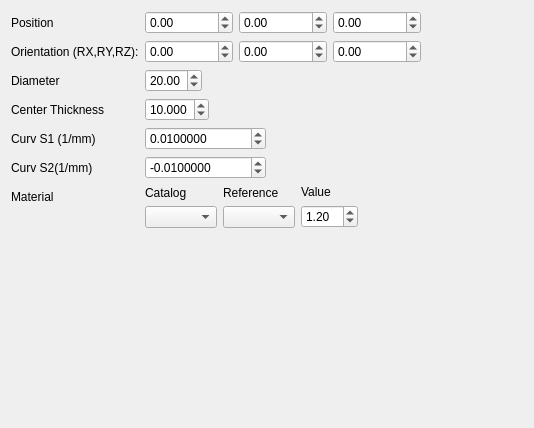
<?xml version="1.0" encoding="UTF-8"?>
<ui version="4.0">
 <class>Dialog</class>
 <widget class="QDialog" name="Dialog">
  <property name="geometry">
   <rect>
    <x>0</x>
    <y>0</y>
    <width>534</width>
    <height>428</height>
   </rect>
  </property>
  <property name="windowTitle">
   <string>Spherical Lens</string>
  </property>
  <layout class="QVBoxLayout" name="verticalLayout">
   <item>
    <layout class="QFormLayout" name="formLayout">
     <property name="sizeConstraint">
      <enum>QLayout::SetMaximumSize</enum>
     </property>
     <property name="fieldGrowthPolicy">
      <enum>QFormLayout::ExpandingFieldsGrow</enum>
     </property>
     <item row="2" column="0">
      <widget class="QLabel" name="label_2">
       <property name="text">
        <string>Diameter</string>
       </property>
      </widget>
     </item>
     <item row="2" column="1">
      <widget class="QDoubleSpinBox" name="D">
       <property name="value">
        <double>20.000000000000000</double>
       </property>
      </widget>
     </item>
     <item row="3" column="0">
      <widget class="QLabel" name="label">
       <property name="text">
        <string>Center Thickness</string>
       </property>
      </widget>
     </item>
     <item row="3" column="1">
      <widget class="QDoubleSpinBox" name="CT">
       <property name="decimals">
        <number>3</number>
       </property>
       <property name="value">
        <double>10.000000000000000</double>
       </property>
      </widget>
     </item>
     <item row="4" column="0">
      <widget class="QLabel" name="label_3">
       <property name="text">
        <string>Curv S1 (1/mm)</string>
       </property>
      </widget>
     </item>
     <item row="4" column="1">
      <widget class="QDoubleSpinBox" name="CS1">
       <property name="decimals">
        <number>7</number>
       </property>
       <property name="minimum">
        <double>-100000.000000000000000</double>
       </property>
       <property name="maximum">
        <double>100000.000000000000000</double>
       </property>
       <property name="value">
        <double>0.010000000000000</double>
       </property>
      </widget>
     </item>
     <item row="5" column="0">
      <widget class="QLabel" name="label_4">
       <property name="text">
        <string>Curv S2(1/mm)</string>
       </property>
      </widget>
     </item>
     <item row="5" column="1">
      <widget class="QDoubleSpinBox" name="CS2">
       <property name="decimals">
        <number>7</number>
       </property>
       <property name="minimum">
        <double>-100000.000000000000000</double>
       </property>
       <property name="maximum">
        <double>100000.000000000000000</double>
       </property>
       <property name="value">
        <double>-0.010000000000000</double>
       </property>
      </widget>
     </item>
     <item row="6" column="0">
      <widget class="QLabel" name="label_5">
       <property name="text">
        <string>Material</string>
       </property>
      </widget>
     </item>
     <item row="6" column="1">
      <layout class="QHBoxLayout" name="horizontalLayout_2">
       <item>
        <layout class="QVBoxLayout" name="verticalLayout_4">
         <item>
          <widget class="QLabel" name="label_8">
           <property name="text">
            <string>Catalog</string>
           </property>
          </widget>
         </item>
         <item>
          <widget class="QComboBox" name="Catalog"/>
         </item>
        </layout>
       </item>
       <item>
        <layout class="QVBoxLayout" name="verticalLayout_5">
         <item>
          <widget class="QLabel" name="label_9">
           <property name="text">
            <string>Reference</string>
           </property>
          </widget>
         </item>
         <item>
          <widget class="QComboBox" name="Reference"/>
         </item>
        </layout>
       </item>
       <item>
        <layout class="QVBoxLayout" name="verticalLayout_2">
         <item>
          <widget class="QLabel" name="label_6">
           <property name="text">
            <string>Value</string>
           </property>
          </widget>
         </item>
         <item>
          <widget class="QDoubleSpinBox" name="Value">
           <property name="minimum">
            <double>1.000000000000000</double>
           </property>
           <property name="singleStep">
            <double>0.100000000000000</double>
           </property>
           <property name="value">
            <double>1.200000000000000</double>
           </property>
          </widget>
         </item>
        </layout>
       </item>
      </layout>
     </item>
     <item row="1" column="0">
      <widget class="QLabel" name="label_7">
       <property name="text">
        <string>Orientation (RX,RY,RZ):</string>
       </property>
      </widget>
     </item>
     <item row="0" column="0">
      <widget class="QLabel" name="label_10">
       <property name="text">
        <string>Position</string>
       </property>
      </widget>
     </item>
     <item row="0" column="1">
      <layout class="QHBoxLayout" name="horizontalLayout_3">
       <item>
        <widget class="QDoubleSpinBox" name="Xpos">
         <property name="minimum">
          <double>-1000000.000000000000000</double>
         </property>
         <property name="maximum">
          <double>1000000.000000000000000</double>
         </property>
        </widget>
       </item>
       <item>
        <widget class="QDoubleSpinBox" name="Ypos">
         <property name="minimum">
          <double>-1000000.000000000000000</double>
         </property>
         <property name="maximum">
          <double>1000000.000000000000000</double>
         </property>
        </widget>
       </item>
       <item>
        <widget class="QDoubleSpinBox" name="Zpos">
         <property name="minimum">
          <double>-1000000.000000000000000</double>
         </property>
         <property name="maximum">
          <double>1000000.000000000000000</double>
         </property>
        </widget>
       </item>
      </layout>
     </item>
     <item row="1" column="1">
      <layout class="QHBoxLayout" name="horizontalLayout">
       <item>
        <widget class="QDoubleSpinBox" name="Xrot">
         <property name="minimum">
          <double>-1000000.000000000000000</double>
         </property>
         <property name="maximum">
          <double>1000000.000000000000000</double>
         </property>
        </widget>
       </item>
       <item>
        <widget class="QDoubleSpinBox" name="Yrot">
         <property name="minimum">
          <double>-1000000.000000000000000</double>
         </property>
         <property name="maximum">
          <double>1000000.000000000000000</double>
         </property>
         <property name="value">
          <double>0.000000000000000</double>
         </property>
        </widget>
       </item>
       <item>
        <widget class="QDoubleSpinBox" name="Zrot">
         <property name="minimum">
          <double>-1000000.000000000000000</double>
         </property>
         <property name="maximum">
          <double>1000000.000000000000000</double>
         </property>
        </widget>
       </item>
      </layout>
     </item>
    </layout>
   </item>
  </layout>
 </widget>
 <resources/>
 <connections/>
</ui>
